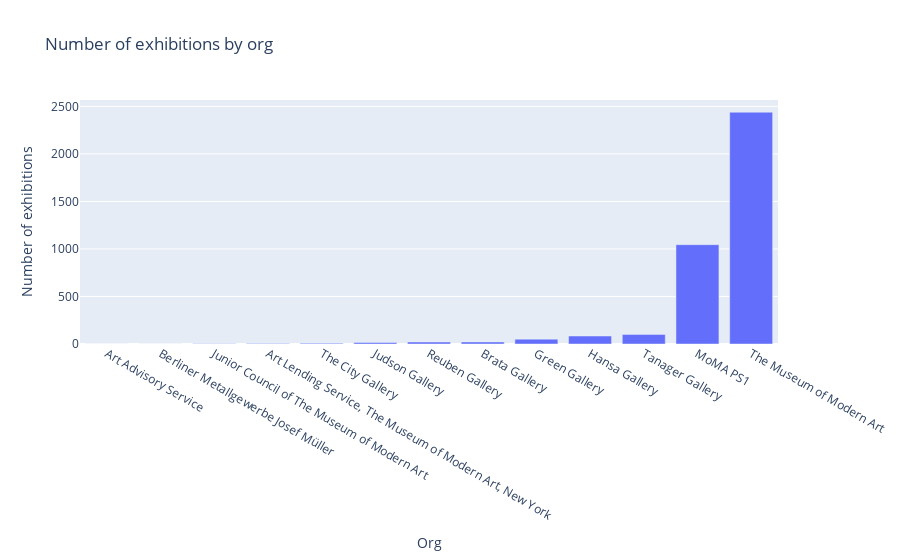

Here is the notebook cell this chart was saved with:
### Markdown cell above
# A histogram of number of exhibitions per institution !(MoMA+PS1+whitney)

### Code cell
filepath = "api"
filename = "events_all.json"

with open(os.path.join(filepath, filename), 'r') as json_file:
    
    number_by_org = {}

    data = json.load(json_file)
    for event in data.get("events"):
        carried_out_by = event.get("carried_out_by")
        for org in carried_out_by: 
            if "Person" in org:
                continue
           

            # get label for id
            org_file = "../data/group/" + org.split("/").pop() + ".json"
            with open(os.path.join(org_file), 'r') as org_file:
                orgdata = json.load(org_file)

                org_label = orgdata.get("_label")

            if org_label in number_by_org:
                number_by_org[org_label] += 1
            else:
                number_by_org[org_label] = 1
        
    number_by_org = SortedDict(number_by_org)

    
    # sort by number
    number_by_org = dict(sorted(number_by_org.items(), key=lambda item: item[1]))

#print(number_by_org)

x_values = number_by_org.keys()
y_values = number_by_org.values()

fig = px.bar(x=x_values, y=y_values, 
labels={"x": "Org", "y": "Number of exhibitions"},
title="Number of exhibitions by org"
)
fig.show()

### Figure 1 — Plotly figure (JSON) as saved in the notebook; plotly's stock layout.template omitted (floating-point values rounded to 4 significant figures)
{"data": [{"alignmentgroup": "True", "hovertemplate": "Org=%{x}<br>Number of exhibitions=%{y}<extra></extra>", "legendgroup": "", "marker": {"color": "#636efa", "pattern": {"shape": ""}}, "name": "", "offsetgroup": "", "orientation": "v", "showlegend": false, "textposition": "auto", "type": "bar", "x": ["Art Advisory Service", "Berliner Metallgewerbe Josef Müller", "Junior Council of The Museum of Modern Art", "Art Lending Service, The Museum of Modern Art, New York", "The City Gallery", "Judson Gallery", "Reuben Gallery", "Brata Gallery", "Green Gallery", "Hansa Gallery", "Tanager Gallery", "MoMA PS1", "The Museum of Modern Art"], "xaxis": "x", "y": [1, 1, 2, 5, 8, 16, 21, 22, 51, 84, 101, 1045, 2439], "yaxis": "y"}], "layout": {"barmode": "relative", "legend": {"tracegroupgap": 0}, "title": {"text": "Number of exhibitions by org"}, "xaxis": {"anchor": "y", "domain": [0, 1], "title": {"text": "Org"}}, "yaxis": {"anchor": "x", "domain": [0, 1], "title": {"text": "Number of exhibitions"}}}}
